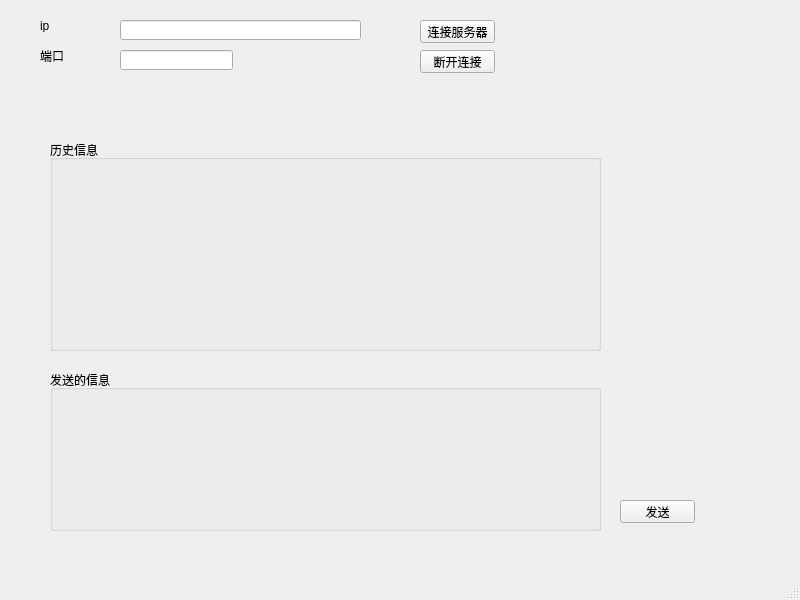
<?xml version="1.0" encoding="UTF-8"?>
<ui version="4.0">
 <class>MainWindow</class>
 <widget class="QMainWindow" name="MainWindow">
  <property name="geometry">
   <rect>
    <x>0</x>
    <y>0</y>
    <width>800</width>
    <height>600</height>
   </rect>
  </property>
  <property name="windowTitle">
   <string>MainWindow</string>
  </property>
  <widget class="QWidget" name="centralwidget">
   <widget class="QLabel" name="label">
    <property name="geometry">
     <rect>
      <x>40</x>
      <y>20</y>
      <width>54</width>
      <height>12</height>
     </rect>
    </property>
    <property name="text">
     <string>ip</string>
    </property>
   </widget>
   <widget class="QLabel" name="label_2">
    <property name="geometry">
     <rect>
      <x>40</x>
      <y>50</y>
      <width>54</width>
      <height>12</height>
     </rect>
    </property>
    <property name="text">
     <string>端口</string>
    </property>
   </widget>
   <widget class="QLineEdit" name="ip">
    <property name="geometry">
     <rect>
      <x>120</x>
      <y>20</y>
      <width>241</width>
      <height>20</height>
     </rect>
    </property>
   </widget>
   <widget class="QLineEdit" name="port">
    <property name="geometry">
     <rect>
      <x>120</x>
      <y>50</y>
      <width>113</width>
      <height>20</height>
     </rect>
    </property>
   </widget>
   <widget class="QPushButton" name="connect">
    <property name="geometry">
     <rect>
      <x>420</x>
      <y>20</y>
      <width>75</width>
      <height>23</height>
     </rect>
    </property>
    <property name="text">
     <string>连接服务器</string>
    </property>
   </widget>
   <widget class="QPushButton" name="disconnect">
    <property name="geometry">
     <rect>
      <x>420</x>
      <y>50</y>
      <width>75</width>
      <height>23</height>
     </rect>
    </property>
    <property name="text">
     <string>断开连接</string>
    </property>
   </widget>
   <widget class="QGroupBox" name="record">
    <property name="geometry">
     <rect>
      <x>50</x>
      <y>140</y>
      <width>551</width>
      <height>211</height>
     </rect>
    </property>
    <property name="title">
     <string>历史信息</string>
    </property>
   </widget>
   <widget class="QGroupBox" name="msg">
    <property name="geometry">
     <rect>
      <x>50</x>
      <y>370</y>
      <width>551</width>
      <height>161</height>
     </rect>
    </property>
    <property name="title">
     <string>发送的信息</string>
    </property>
   </widget>
   <widget class="QPushButton" name="pushButton">
    <property name="geometry">
     <rect>
      <x>620</x>
      <y>500</y>
      <width>75</width>
      <height>23</height>
     </rect>
    </property>
    <property name="text">
     <string>发送</string>
    </property>
   </widget>
   <widget class="QWidget" name="horizontalLayoutWidget">
    <property name="geometry">
     <rect>
      <x>619</x>
      <y>220</y>
      <width>181</width>
      <height>80</height>
     </rect>
    </property>
    <layout class="QHBoxLayout" name="statusBar"/>
   </widget>
  </widget>
  <widget class="QMenuBar" name="menubar">
   <property name="geometry">
    <rect>
     <x>0</x>
     <y>0</y>
     <width>800</width>
     <height>23</height>
    </rect>
   </property>
  </widget>
  <widget class="QStatusBar" name="statusbar"/>
 </widget>
 <resources/>
 <connections/>
</ui>
